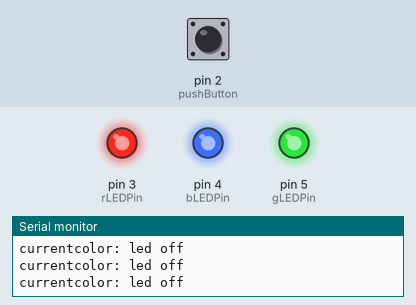
This sketch was run on a simulated Arduino Uno, built with avr-gcc and run on an emulated ATmega328P. On the bench: output pins drawn as LEDs (lit = HIGH), the last lines printed to the serial monitor. The test bench sets the inputs (shaded band); at power-on: pin 2 (pushButton) LOW.

Above: at 1.2 s.
1.3 s: pin 2 (pushButton) pulled HIGH for 0.15 s
At 2.5 s:
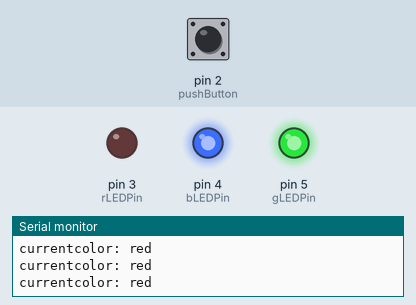
2.9 s: pin 2 (pushButton) pulled HIGH for 1 s
At 4.2 s:
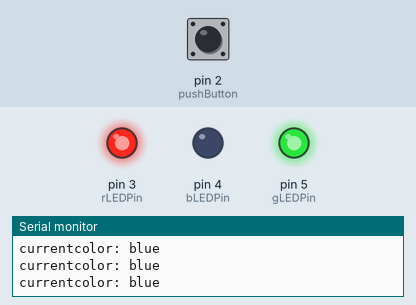
5.4 s: pin 2 (pushButton) pulled HIGH for 0.15 s
At 6.6 s:
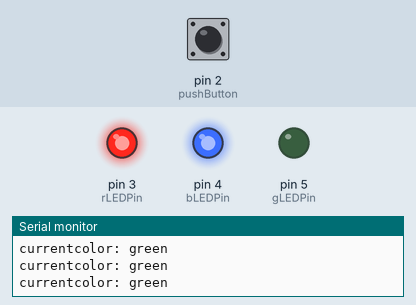
7.0 s: pin 2 (pushButton) pulled HIGH for 3.2 s
At 7.8 s:
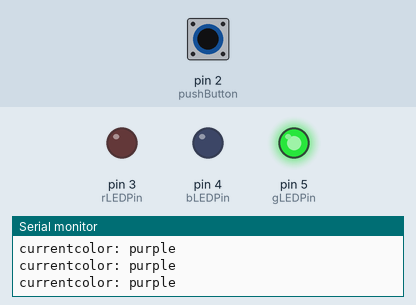
11.7 s: pin 2 (pushButton) pulled HIGH for 0.15 s
At 12.9 s:
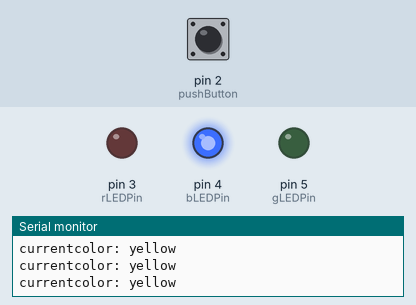
13.3 s: pin 2 (pushButton) pulled HIGH for 1 s
At 14.7 s:
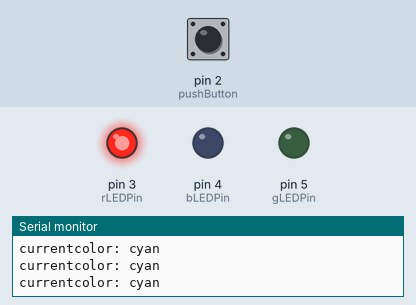
Timing chart, 0 to 16.3 s (numbered marks = the images above; inputs shaded):
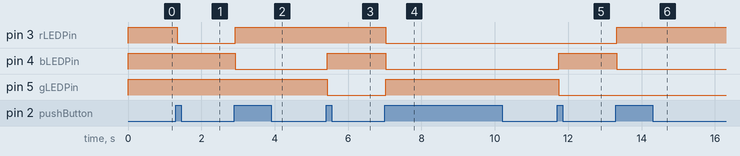

The sketch:

1001_3.ino
```cpp
const int pushButton=2;
const int rLEDPin=3;
const int bLEDPin=4;
const int gLEDPin=5;

int buttonState=0;
int ledcolor=0;
bool ButtonPressed= false;
String currentcolor="led";
void setup() {
  pinMode(rLEDPin, OUTPUT);
  pinMode(bLEDPin, OUTPUT);
  pinMode(gLEDPin, OUTPUT);
  pinMode(pushButton, INPUT);
  Serial.begin(9600);
}
void loop() {
  buttonState=digitalRead(pushButton);
  Serial.print("currentcolor: ");
  Serial.println(currentcolor);
  if(buttonState == HIGH && !ButtonPressed) {
  ledcolor = ledcolor + 1;
  ButtonPressed = true;
  }
  if(buttonState == LOW && ButtonPressed){
  ButtonPressed = false;
  }
  if(ledcolor==0){
    currentcolor="led off";
    digitalWrite(rLEDPin, HIGH);
    digitalWrite(bLEDPin, HIGH);
    digitalWrite(gLEDPin, HIGH);
}else if(ledcolor==1){
  currentcolor="red";
    digitalWrite(rLEDPin, LOW);
    digitalWrite(bLEDPin, HIGH);
    digitalWrite(gLEDPin, HIGH);
}else if(ledcolor==2){
  currentcolor="blue";
    digitalWrite(rLEDPin, HIGH);
    digitalWrite(bLEDPin, LOW);
    digitalWrite(gLEDPin, HIGH);
}else if(ledcolor==3){
  currentcolor="green";
    digitalWrite(rLEDPin, HIGH);
    digitalWrite(bLEDPin, HIGH);
    digitalWrite(gLEDPin, LOW);
}else if(ledcolor==4){
  currentcolor="purple";
  digitalWrite(rLEDPin, LOW);
  digitalWrite(bLEDPin, LOW);
  digitalWrite(gLEDPin, HIGH);
}else if(ledcolor==5){
  currentcolor="yellow";
  digitalWrite(rLEDPin, LOW);
  digitalWrite(bLEDPin, HIGH);
  digitalWrite(gLEDPin, LOW);
}else if(ledcolor==6){
  currentcolor="cyan";
  digitalWrite(rLEDPin, HIGH);
  digitalWrite(bLEDPin, LOW);
  digitalWrite(gLEDPin, LOW);
}else if(ledcolor==7){
  currentcolor="white";
  digitalWrite(rLEDPin, LOW);
  digitalWrite(bLEDPin, LOW);
  digitalWrite(gLEDPin, LOW);
}else if(ledcolor==8){
  ledcolor=0;
}
}
  
```

Measured:
- after the input at 1.3 s, pin 3 (rLEDPin): HIGH → LOW at once
- after the input at 2.9 s, pin 3 (rLEDPin): LOW → HIGH at once; pin 4 (bLEDPin): HIGH → LOW at once
- after the input at 5.4 s, pin 4 (bLEDPin): LOW → HIGH at once; pin 5 (gLEDPin): HIGH → LOW at once
- after the input at 7.0 s, pin 3 (rLEDPin), pin 4 (bLEDPin): HIGH → LOW at once; pin 5 (gLEDPin): LOW → HIGH at once
- after the input at 11.7 s, pin 4 (bLEDPin): LOW → HIGH after 0.05 s; pin 5 (gLEDPin): HIGH → LOW after 0.05 s
- after the input at 13.3 s, pin 3 (rLEDPin): LOW → HIGH at once; pin 4 (bLEDPin): HIGH → LOW at once
